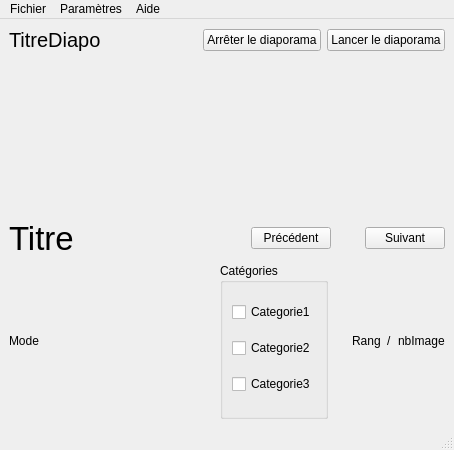
<?xml version="1.0" encoding="UTF-8"?>
<ui version="4.0">
 <class>LecteurVue</class>
 <widget class="QMainWindow" name="LecteurVue">
  <property name="geometry">
   <rect>
    <x>0</x>
    <y>0</y>
    <width>454</width>
    <height>450</height>
   </rect>
  </property>
  <property name="sizePolicy">
   <sizepolicy hsizetype="Preferred" vsizetype="Preferred">
    <horstretch>10</horstretch>
    <verstretch>10</verstretch>
   </sizepolicy>
  </property>
  <property name="windowTitle">
   <string>MainWindow</string>
  </property>
  <property name="styleSheet">
   <string notr="true"/>
  </property>
  <widget class="QWidget" name="W_Principal">
   <layout class="QVBoxLayout" name="verticalLayout_2">
    <item>
     <layout class="QHBoxLayout" name="HL_titreDiapo_lancer_arreter">
      <item>
       <widget class="QLabel" name="l_titreDiapo">
        <property name="font">
         <font>
          <pointsize>15</pointsize>
         </font>
        </property>
        <property name="text">
         <string>TitreDiapo</string>
        </property>
       </widget>
      </item>
      <item>
       <spacer name="horizontalSpacer_7">
        <property name="orientation">
         <enum>Qt::Horizontal</enum>
        </property>
        <property name="sizeHint" stdset="0">
         <size>
          <width>128</width>
          <height>20</height>
         </size>
        </property>
       </spacer>
      </item>
      <item>
       <widget class="QPushButton" name="b_arreterDiapo">
        <property name="text">
         <string>Arrêter le diaporama</string>
        </property>
       </widget>
      </item>
      <item>
       <widget class="QPushButton" name="b_lancerDiapo">
        <property name="text">
         <string>Lancer le diaporama</string>
        </property>
       </widget>
      </item>
     </layout>
    </item>
    <item>
     <layout class="QHBoxLayout" name="HL_image">
      <item>
       <spacer name="horizontalSpacer_5">
        <property name="orientation">
         <enum>Qt::Horizontal</enum>
        </property>
        <property name="sizeHint" stdset="0">
         <size>
          <width>248</width>
          <height>18</height>
         </size>
        </property>
       </spacer>
      </item>
      <item>
       <widget class="QLabel" name="l_image">
        <property name="sizePolicy">
         <sizepolicy hsizetype="Preferred" vsizetype="Preferred">
          <horstretch>10</horstretch>
          <verstretch>10</verstretch>
         </sizepolicy>
        </property>
        <property name="font">
         <font>
          <pointsize>20</pointsize>
         </font>
        </property>
        <property name="text">
         <string/>
        </property>
        <property name="pixmap">
         <pixmap>cartesDisney/Disney_tapis.gif</pixmap>
        </property>
        <property name="alignment">
         <set>Qt::AlignCenter</set>
        </property>
       </widget>
      </item>
      <item>
       <spacer name="horizontalSpacer_6">
        <property name="orientation">
         <enum>Qt::Horizontal</enum>
        </property>
        <property name="sizeHint" stdset="0">
         <size>
          <width>278</width>
          <height>20</height>
         </size>
        </property>
       </spacer>
      </item>
     </layout>
    </item>
    <item>
     <layout class="QHBoxLayout" name="HL_titre_et_avancer_reculer">
      <item>
       <widget class="QLabel" name="l_titre">
        <property name="font">
         <font>
          <pointsize>25</pointsize>
         </font>
        </property>
        <property name="text">
         <string>Titre</string>
        </property>
       </widget>
      </item>
      <item>
       <spacer name="horizontalSpacer_2">
        <property name="orientation">
         <enum>Qt::Horizontal</enum>
        </property>
        <property name="sizeHint" stdset="0">
         <size>
          <width>228</width>
          <height>20</height>
         </size>
        </property>
       </spacer>
      </item>
      <item>
       <widget class="QPushButton" name="b_precedent">
        <property name="text">
         <string>Précédent</string>
        </property>
       </widget>
      </item>
      <item>
       <spacer name="horizontalSpacer">
        <property name="orientation">
         <enum>Qt::Horizontal</enum>
        </property>
        <property name="sizeType">
         <enum>QSizePolicy::Fixed</enum>
        </property>
        <property name="sizeHint" stdset="0">
         <size>
          <width>28</width>
          <height>20</height>
         </size>
        </property>
       </spacer>
      </item>
      <item>
       <widget class="QPushButton" name="b_suivant">
        <property name="text">
         <string>Suivant</string>
        </property>
       </widget>
      </item>
     </layout>
    </item>
    <item>
     <layout class="QHBoxLayout" name="HL_informations_image">
      <item>
       <widget class="QLabel" name="l_mode">
        <property name="text">
         <string>Mode</string>
        </property>
       </widget>
      </item>
      <item>
       <spacer name="horizontalSpacer_3">
        <property name="orientation">
         <enum>Qt::Horizontal</enum>
        </property>
        <property name="sizeHint" stdset="0">
         <size>
          <width>158</width>
          <height>17</height>
         </size>
        </property>
       </spacer>
      </item>
      <item>
       <widget class="QGroupBox" name="GB_categorie">
        <property name="title">
         <string>Catégories</string>
        </property>
        <layout class="QVBoxLayout" name="verticalLayout">
         <item>
          <widget class="QCheckBox" name="cb_cat1">
           <property name="text">
            <string>Categorie1</string>
           </property>
          </widget>
         </item>
         <item>
          <widget class="QCheckBox" name="cb_cat2">
           <property name="text">
            <string>Categorie2</string>
           </property>
          </widget>
         </item>
         <item>
          <widget class="QCheckBox" name="cb_cat3">
           <property name="text">
            <string>Categorie3</string>
           </property>
          </widget>
         </item>
        </layout>
       </widget>
      </item>
      <item>
       <spacer name="horizontalSpacer_4">
        <property name="orientation">
         <enum>Qt::Horizontal</enum>
        </property>
        <property name="sizeType">
         <enum>QSizePolicy::Fixed</enum>
        </property>
        <property name="sizeHint" stdset="0">
         <size>
          <width>18</width>
          <height>20</height>
         </size>
        </property>
       </spacer>
      </item>
      <item>
       <layout class="QHBoxLayout" name="HL_positionnement_rang_image">
        <item>
         <widget class="QLabel" name="l_rangImage">
          <property name="text">
           <string>Rang</string>
          </property>
         </widget>
        </item>
        <item>
         <widget class="QLabel" name="l_slash">
          <property name="text">
           <string>/</string>
          </property>
         </widget>
        </item>
        <item>
         <widget class="QLabel" name="l_nbImage">
          <property name="text">
           <string>nbImage</string>
          </property>
         </widget>
        </item>
       </layout>
      </item>
     </layout>
    </item>
   </layout>
  </widget>
  <widget class="QMenuBar" name="menubar">
   <property name="geometry">
    <rect>
     <x>0</x>
     <y>0</y>
     <width>454</width>
     <height>26</height>
    </rect>
   </property>
   <widget class="QMenu" name="menuParam_tres">
    <property name="title">
     <string>Paramètres</string>
    </property>
    <addaction name="a_chargerDiapo"/>
    <addaction name="a_changerVitesse"/>
    <addaction name="a_enleverDiapo"/>
   </widget>
   <widget class="QMenu" name="menuFichier">
    <property name="title">
     <string>Fichier</string>
    </property>
    <addaction name="a_quitter"/>
   </widget>
   <widget class="QMenu" name="menuAide">
    <property name="title">
     <string>Aide</string>
    </property>
    <addaction name="a_aPropos"/>
   </widget>
   <addaction name="menuFichier"/>
   <addaction name="menuParam_tres"/>
   <addaction name="menuAide"/>
  </widget>
  <widget class="QStatusBar" name="statusbar"/>
  <action name="a_chargerDiapo">
   <property name="text">
    <string>Charger un diaporama</string>
   </property>
  </action>
  <action name="a_changerVitesse">
   <property name="text">
    <string>Changer la vitesse de défilement</string>
   </property>
  </action>
  <action name="a_enleverDiapo">
   <property name="text">
    <string>Enlever le diaporama</string>
   </property>
  </action>
  <action name="a_quitter">
   <property name="text">
    <string>Quitter</string>
   </property>
  </action>
  <action name="a_aPropos">
   <property name="text">
    <string>A propos</string>
   </property>
  </action>
 </widget>
 <resources/>
 <connections/>
</ui>
